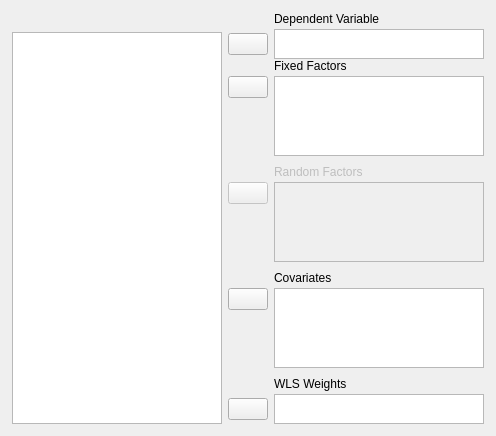
    <widget class="QWidget" name="widget_3" native="true">
     <property name="maximumSize">
      <size>
       <width>16777215</width>
       <height>350</height>
      </size>
     </property>
     <layout class="QGridLayout" name="gridLayout_7">
      <property name="leftMargin">
       <number>12</number>
      </property>
      <property name="topMargin">
       <number>12</number>
      </property>
      <property name="rightMargin">
       <number>12</number>
      </property>
      <property name="bottomMargin">
       <number>12</number>
      </property>
      <property name="verticalSpacing">
       <number>0</number>
      </property>
      <item row="3" column="1" colspan="2">
       <widget class="QWidget" name="randomFactorsBox" native="true">
        <property name="enabled">
         <bool>false</bool>
        </property>
        <layout class="QGridLayout" name="gridLayout">
         <property name="leftMargin">
          <number>0</number>
         </property>
         <property name="topMargin">
          <number>0</number>
         </property>
         <property name="rightMargin">
          <number>0</number>
         </property>
         <property name="verticalSpacing">
          <number>3</number>
         </property>
         <item row="0" column="0">
          <widget class="QWidget" name="widget_9" native="true"/>
         </item>
         <item row="1" column="0">
          <widget class="AssignButton" name="buttonAssignRandom">
           <property name="maximumSize">
            <size>
             <width>50</width>
             <height>16777215</height>
            </size>
           </property>
           <property name="text">
            <string/>
           </property>
          </widget>
         </item>
         <item row="1" column="1" rowspan="2">
          <widget class="BoundListView" name="randomFactors">
           <property name="sizePolicy">
            <sizepolicy hsizetype="Maximum" vsizetype="Expanding">
             <horstretch>0</horstretch>
             <verstretch>0</verstretch>
            </sizepolicy>
           </property>
           <property name="minimumSize">
            <size>
             <width>0</width>
             <height>80</height>
            </size>
           </property>
           <property name="maximumSize">
            <size>
             <width>210</width>
             <height>16777215</height>
            </size>
           </property>
           <property name="selectionMode">
            <enum>QAbstractItemView::ExtendedSelection</enum>
           </property>
          </widget>
         </item>
         <item row="2" column="0">
          <spacer name="verticalSpacer">
           <property name="orientation">
            <enum>Qt::Vertical</enum>
           </property>
           <property name="sizeHint" stdset="0">
            <size>
             <width>20</width>
             <height>84</height>
            </size>
           </property>
          </spacer>
         </item>
         <item row="0" column="1">
          <widget class="QLabel" name="label_3">
           <property name="text">
            <string>Random Factors</string>
           </property>
          </widget>
         </item>
        </layout>
       </widget>
      </item>
      <item row="4" column="1" colspan="2">
       <widget class="QWidget" name="randomFactorsBox2" native="true">
        <layout class="QGridLayout" name="gridLayout">
         <property name="leftMargin">
          <number>0</number>
         </property>
         <property name="topMargin">
          <number>0</number>
         </property>
         <property name="rightMargin">
          <number>0</number>
         </property>
         <property name="verticalSpacing">
          <number>3</number>
         </property>
         <item row="0" column="0">
          <widget class="QWidget" name="widget_92" native="true"/>
         </item>
         <item row="1" column="0">
          <widget class="AssignButton" name="buttonAssignCovariates">
           <property name="maximumSize">
            <size>
             <width>50</width>
             <height>16777215</height>
            </size>
           </property>
           <property name="text">
            <string/>
           </property>
          </widget>
         </item>
         <item row="1" column="1" rowspan="2">
          <widget class="BoundListView" name="covariates">
           <property name="sizePolicy">
            <sizepolicy hsizetype="Maximum" vsizetype="Expanding">
             <horstretch>0</horstretch>
             <verstretch>0</verstretch>
            </sizepolicy>
           </property>
           <property name="minimumSize">
            <size>
             <width>0</width>
             <height>80</height>
            </size>
           </property>
           <property name="maximumSize">
            <size>
             <width>210</width>
             <height>16777215</height>
            </size>
           </property>
           <property name="selectionMode">
            <enum>QAbstractItemView::ExtendedSelection</enum>
           </property>
          </widget>
         </item>
         <item row="2" column="0">
          <spacer name="verticalSpacer2">
           <property name="orientation">
            <enum>Qt::Vertical</enum>
           </property>
           <property name="sizeHint" stdset="0">
            <size>
             <width>20</width>
             <height>84</height>
            </size>
           </property>
          </spacer>
         </item>
         <item row="0" column="1">
          <widget class="QLabel" name="label_32">
           <property name="text">
            <string>Covariates</string>
           </property>
          </widget>
         </item>
        </layout>
       </widget>
      </item>
      <item row="0" column="0">
       <widget class="QWidget" name="widget_2" native="true">
        <property name="maximumSize">
         <size>
          <width>16777215</width>
          <height>20</height>
         </size>
        </property>
       </widget>
      </item>
      <item row="0" column="1" rowspan="2" colspan="2">
       <widget class="QWidget" name="widget_6" native="true">
        <layout class="QGridLayout" name="gridLayout_3">
         <property name="leftMargin">
          <number>0</number>
         </property>
         <property name="topMargin">
          <number>0</number>
         </property>
         <property name="rightMargin">
          <number>0</number>
         </property>
         <property name="bottomMargin">
          <number>0</number>
         </property>
         <property name="verticalSpacing">
          <number>3</number>
         </property>
         <item row="0" column="0">
          <widget class="QWidget" name="widget_7" native="true"/>
         </item>
         <item row="0" column="1">
          <widget class="QLabel" name="label">
           <property name="text">
            <string>Dependent Variable</string>
           </property>
          </widget>
         </item>
         <item row="1" column="0">
          <widget class="AssignButton" name="buttonAssignDependent">
           <property name="maximumSize">
            <size>
             <width>50</width>
             <height>16777215</height>
            </size>
           </property>
           <property name="text">
            <string/>
           </property>
          </widget>
         </item>
         <item row="1" column="1">
          <widget class="BoundListView" name="dependent">
           <property name="sizePolicy">
            <sizepolicy hsizetype="Maximum" vsizetype="Expanding">
             <horstretch>0</horstretch>
             <verstretch>0</verstretch>
            </sizepolicy>
           </property>
           <property name="minimumSize">
            <size>
             <width>0</width>
             <height>0</height>
            </size>
           </property>
           <property name="maximumSize">
            <size>
             <width>210</width>
             <height>30</height>
            </size>
           </property>
           <property name="selectionMode">
            <enum>QAbstractItemView::ExtendedSelection</enum>
           </property>
          </widget>
         </item>
        </layout>
       </widget>
      </item>
      <item row="5" column="1" colspan="2">
       <widget class="QWidget" name="widget_11" native="true">
        <layout class="QGridLayout" name="gridLayout_4">
         <property name="leftMargin">
          <number>0</number>
         </property>
         <property name="topMargin">
          <number>0</number>
         </property>
         <property name="rightMargin">
          <number>0</number>
         </property>
         <property name="bottomMargin">
          <number>0</number>
         </property>
         <property name="verticalSpacing">
          <number>3</number>
         </property>
         <item row="0" column="0">
          <widget class="QWidget" name="widget_12" native="true"/>
         </item>
         <item row="1" column="0">
          <widget class="AssignButton" name="buttonAssignWLSWeights">
           <property name="maximumSize">
            <size>
             <width>50</width>
             <height>16777215</height>
            </size>
           </property>
           <property name="text">
            <string/>
           </property>
          </widget>
         </item>
         <item row="1" column="1">
          <widget class="BoundListView" name="wlsWeights">
           <property name="sizePolicy">
            <sizepolicy hsizetype="Maximum" vsizetype="Expanding">
             <horstretch>0</horstretch>
             <verstretch>0</verstretch>
            </sizepolicy>
           </property>
           <property name="minimumSize">
            <size>
             <width>0</width>
             <height>0</height>
            </size>
           </property>
           <property name="maximumSize">
            <size>
             <width>210</width>
             <height>30</height>
            </size>
           </property>
           <property name="selectionMode">
            <enum>QAbstractItemView::ExtendedSelection</enum>
           </property>
          </widget>
         </item>
         <item row="0" column="1">
          <widget class="QLabel" name="label_4">
           <property name="text">
            <string>WLS Weights</string>
           </property>
          </widget>
         </item>
        </layout>
       </widget>
      </item>
      <item row="2" column="1" colspan="2">
       <widget class="QWidget" name="widget_5" native="true">
        <layout class="QGridLayout" name="gridLayout_2">
         <property name="leftMargin">
          <number>0</number>
         </property>
         <property name="topMargin">
          <number>0</number>
         </property>
         <property name="rightMargin">
          <number>0</number>
         </property>
         <property name="verticalSpacing">
          <number>3</number>
         </property>
         <item row="1" column="0">
          <widget class="AssignButton" name="buttonAssignFixed">
           <property name="maximumSize">
            <size>
             <width>50</width>
             <height>16777215</height>
            </size>
           </property>
           <property name="text">
            <string/>
           </property>
          </widget>
         </item>
         <item row="2" column="0">
          <spacer name="verticalSpacer_2">
           <property name="orientation">
            <enum>Qt::Vertical</enum>
           </property>
           <property name="sizeHint" stdset="0">
            <size>
             <width>20</width>
             <height>84</height>
            </size>
           </property>
          </spacer>
         </item>
         <item row="1" column="1" rowspan="2">
          <widget class="BoundListView" name="fixedFactors">
           <property name="sizePolicy">
            <sizepolicy hsizetype="Maximum" vsizetype="Expanding">
             <horstretch>0</horstretch>
             <verstretch>0</verstretch>
            </sizepolicy>
           </property>
           <property name="minimumSize">
            <size>
             <width>0</width>
             <height>80</height>
            </size>
           </property>
           <property name="maximumSize">
            <size>
             <width>210</width>
             <height>16777215</height>
            </size>
           </property>
           <property name="selectionMode">
            <enum>QAbstractItemView::ExtendedSelection</enum>
           </property>
          </widget>
         </item>
         <item row="0" column="0">
          <widget class="QWidget" name="widget_8" native="true"/>
         </item>
         <item row="0" column="1">
          <widget class="QLabel" name="label_2">
           <property name="text">
            <string>Fixed Factors</string>
           </property>
          </widget>
         </item>
        </layout>
       </widget>
      </item>
      <item row="1" column="0" rowspan="5">
       <widget class="AvailableFieldsListView" name="listAvailableFields">
        <property name="sizePolicy">
         <sizepolicy hsizetype="Fixed" vsizetype="Expanding">
          <horstretch>0</horstretch>
          <verstretch>0</verstretch>
         </sizepolicy>
        </property>
        <property name="minimumSize">
         <size>
          <width>0</width>
          <height>200</height>
         </size>
        </property>
        <property name="maximumSize">
         <size>
          <width>210</width>
          <height>16777215</height>
         </size>
        </property>
        <property name="selectionMode">
         <enum>QAbstractItemView::ExtendedSelection</enum>
        </property>
       </widget>
      </item>
     </layout>
    </widget>
